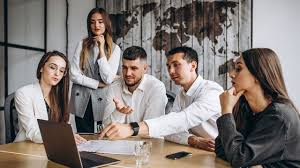
#> input picture group.jpeg, 300 x 168 px, found by its file name
$ python facedetection.py
#> lines starting #> are read from the running program, lines starting #| are printed output that depends on the picture
#Face detection is usually performed by classifier
#Classifier is an algorithm that deicides whether a given image is positive or negative , whete a face is present or not
import cv2
import cv2 as cv
import matplotlib.pyplot as plt
import numpy as np

#haarcascadeis really sensiive to noise and can give wrong result
#hence they are less used for big project
img=cv.imread('photos/group.jpeg')
#> img is the input picture: shape (168, 300, 3); mean B, G, R 117.3, 121.7, 130.3

cv.imshow('group',img)
#it uses edges to determine whether it is face or not , it doesn't do by colors

gray=cv.cvtColor(img,cv.COLOR_BGR2GRAY)
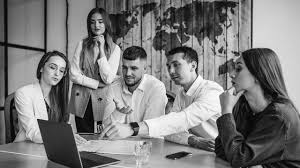
#> gray: shape (168, 300); min 0, max 255, mean 123.8
cv2.imshow('Gray',gray)

#> (the run stopped early here; a loop or call above may not have finished)
